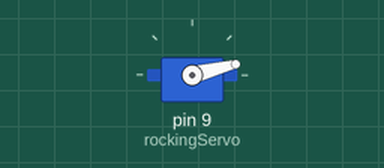
Simulated run of this sketch. Board: Arduino Uno, built with avr-gcc and run on an emulated ATmega328P. Parts: servo.

Above: at 0.05 s.
At 0.15 s:
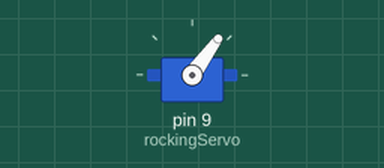
At 0.25 s:
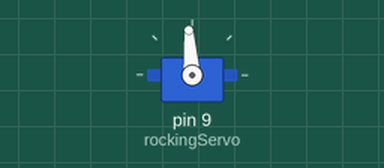
At 5.25 s:
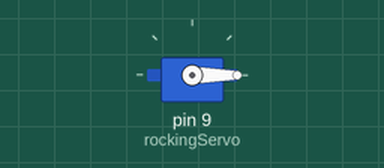
Timing chart, 0 to 6.9 s (numbered marks = the images above):
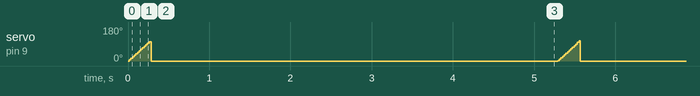

Measured:
- by itself, servo on pin 9 (rockingServo): ramps from 0° to 106° and jumps back, once every 5.3 s

The sketch:

rocking_servo.ino
```cpp
#include <Servo.h>

Servo rockingServo;
int interval = 5000, pos = 0, swingPosition = 110;

void setup() {
  rockingServo.attach(9);
  setInitialPosition();
}

void loop() {
  setSwingPosition();
  delay(interval);
}

void setInitialPosition() {
 rockingServo.write(0);
}

void setSwingPosition() {
 for (pos = 0; pos <= swingPosition; pos += 2) {
    rockingServo.write(pos);
    delay(5);
  }
  setInitialPosition();
}
```
